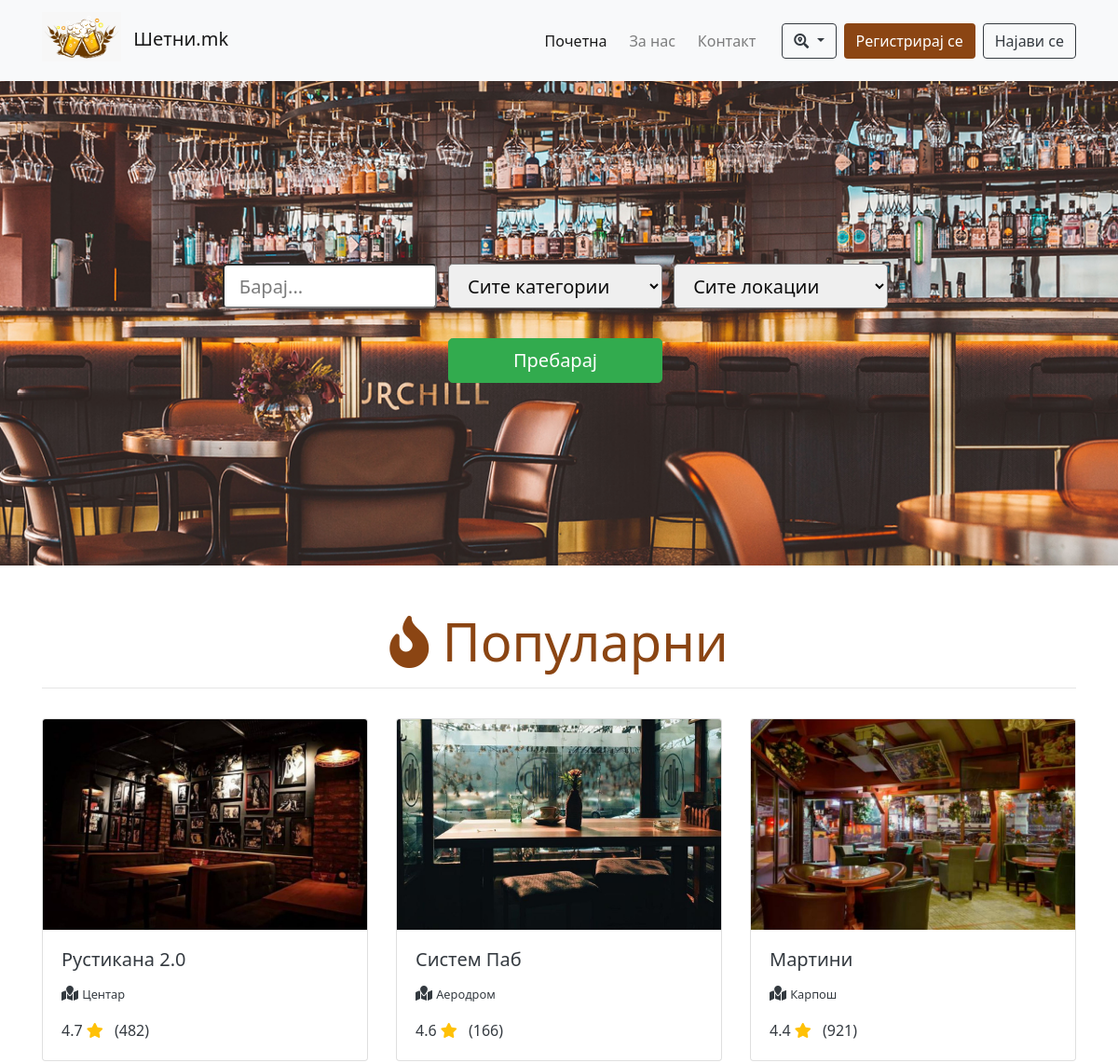
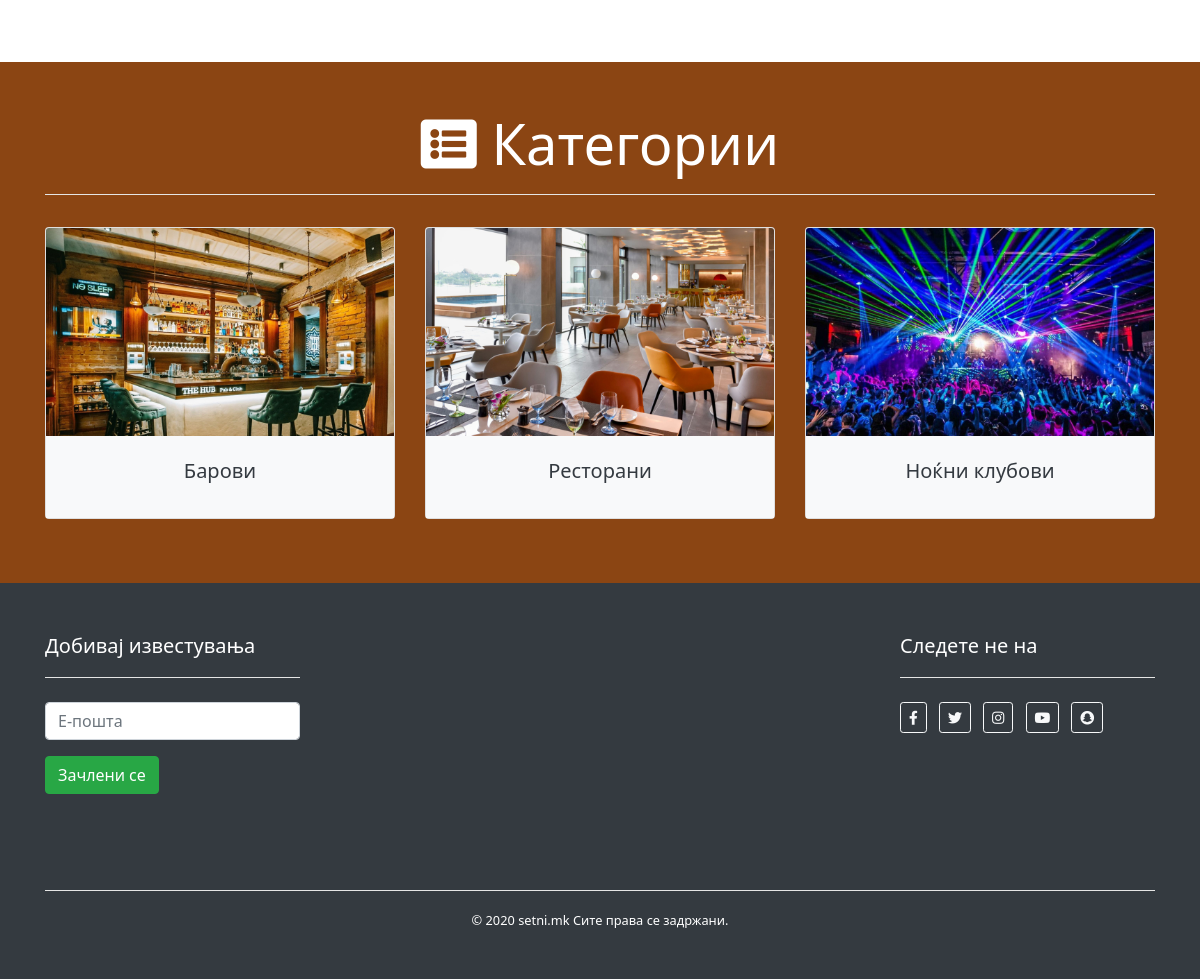
The page / on the database its author committed (2 pictures, top to bottom).
### app.py (models this page shows)
class Place(db.Model):
    __tablename__ = "place"
    id = db.Column(db.Integer, primary_key=True, autoincrement=True)
    name = db.Column(db.String, unique=True)
    description = db.Column(db.String)
    location = db.Column(db.String)
    category = db.Column(db.String)
    rating = db.Column(db.Float)  # hard-coded
    number_of_reviews = db.Column(db.Integer)  # hard-coded
    path_to_image = db.Column(db.String)
    price = db.Column(db.Integer)

### app.py (the view)
@app.route('/')
def index():
    popular_places = db.session.query(Place).order_by(Place.rating.desc()).all()[:6]
    return render_template("index.html", popular_places=popular_places)

### templates/index.html (shortened to what this page needs)
<!DOCTYPE html>
<html lang="en">
<head>
    <link href="../static/css/styles.css" rel="stylesheet" type="text/css">
    <link href="../static/vendor/bootstrap/css/bootstrap.css" rel="stylesheet" type="text/css">
    <link href="../static/vendor/fontawesome/css/all.css" rel="stylesheet" type="text/css">
</head>
<body>
<nav class="navbar navbar-expand-lg navbar-light bg-light">
    <div class="container">
        <a href="/" class="navbar-brand">
            <img id="logo" src="../static/img/Logo.png" alt="Logo" class="img-fluid mr-2 pb-2"/>
            <span class="lead">Шетни.mk</span>
        </a>
        <div id="navbarContent" class="collapse navbar-collapse">
            <ul class="navbar-nav ml-auto mr-3 mb-3 mb-lg-0">
                <li class="nav-item mx-1 active">
                    <a href="/" class="nav-link">Почетна</a>
                </li>
                <li class="nav-item mx-1">
                    <a href="/about" class="nav-link">За нас</a>
                </li>
                <li class="nav-item mx-1">
                    <a href="/contact" class="nav-link">Контакт</a>
                </li>
            </ul>
            <div class="dropdown d-md-inline mr-2 my-3 my-lg-0">
                <button class="btn btn-outline-dark dropdown-toggle" type="button" id="locationsDropdownMenuButton"
                        data-toggle="dropdown" aria-haspopup="true" aria-expanded="false">
                    <i class="fa fa-search-location"></i>
                </button>
            </div>
            {% if current_user.is_authenticated %}
                <h6 class="d-inline text-success mt-2 ml-3 ml-lg-4 mr-4">
                    <div class="dropdown d-inline">
                        <a href="#" class="dropdown-toggle text-success text-decoration-none" type="button"
                           id="userDropdownMenuButton" data-toggle="dropdown" aria-haspopup="true"
                           aria-expanded="false">
                            {{ current_user.username }}
                        </a>
                        <div class="dropdown-menu" aria-labelledby="userDropdownMenuButton">
                            <a href="/reservations" class="dropdown-item">Мои резервации</a>
                        </div>
                    </div>
                </h6>
                <a href="/logout" class="btn btn-danger">
                    Одјави се
                </a>
            {% else %}
                <a href="/register" id="registerButton" class="btn mr-2">
                    Регистрирај се
                </a>
                <a href="/login" class="btn btn-outline-dark">
                    Најави се
                </a>
            {% endif %}
        </div>
    </div>
</nav>
<header id="header" class="mb-5">
    <div class="container text-center text-white">
        <div class="row">
            <div class="col">
                <form method="get" action="{{ url_for("places") }}">
                    <div class="mb-2">
                        <input name="query" type="search" class="searchControl form-control-lg d-md-inline mb-4 mr-2"
                               placeholder="Барај...">
                        <div class="form-group d-lg-inline mb-4 mr-2">
                            <select name="category" class="searchControl form-control-lg">
                                <option value="0">Сите категории</option>
                            </select>
                        </div>
                        <div class="form-group d-lg-inline mb-4 mr-2">
                            <select name="location" class="searchControl form-control-lg">
                                <option value="0">Сите локации</option>
                            </select>
                        </div>
                    </div>
                    <button class="searchControl btn btn-success btn-lg mr-2">Пребарај</button>
                </form>
            </div>
        </div>
    </div>
</header>
<section class="container mb-5">
    <h1 id="headingPopular" class="display-4 text-center">
        <i class="fa fa-fire"></i>
        Популарни
    </h1>
    <hr/>
    <div class="row">
        {% for place in popular_places %}
            <div class="col-12 col-md-6 col-lg-4 my-3">
                <a href="/place/{{ place.id }}" class="text-dark text-decoration-none">
                    <div class="card">
                        <img src="{{ place.path_to_image }}" alt="Photo of the place" class="card-img-top"/>
                        <div class="card-body">
                            <h5 class="card-title">{{ place.name }}</h5>
                            <div class="card-text mb-3">
                                <i class="fa fa-map-marked"></i>
                                <small>{{ place.location }}</small>
                            </div>
                            <div>
                                <span>{{ place.rating }}</span>
                                <i class="fa fa-star text-warning"></i>
                                <span class="ml-2">({{ place.number_of_reviews }})</span>
                            </div>
                        </div>
                    </div>
                </a>
            </div>
        {% endfor %}
    </div>
</section>
<section id="categoriesSection">
    <div class="container py-5">
        <h1 class="display-4 text-center text-white">
            <i class="fa fa-list-alt"></i>
            Категории
        </h1>
        <hr class="bg-white"/>
        <div class="row">
            <div class="col-12 col-md-4 my-3">
                <a href="/places?category=1" class="text-dark text-decoration-none">
                    <div class="card">
                        <img src="../static/img/Bar.jpg" alt="Bar photo" class="card-img-top"/>
                        <div class="card-body bg-light">
                            <p class="card-title text-center lead">Барови</p>
                        </div>
                    </div>
                </a>
            </div>
            <div class="col-12 col-md-4 my-3">
                <a href="/places?category=2" class="text-dark text-decoration-none">
                    <div class="card">
                        <img src="../static/img/Restaurant.jpg" alt="Restaurant photo" class="card-img-top"/>
                        <div class="card-body bg-light">
                            <p class="card-title text-center lead">Ресторани</p>
                        </div>
                    </div>
                </a>
            </div>
            <div class="col-12 col-md-4 my-3">
                <a href="/places?category=3" class="text-dark text-decoration-none">
                    <div class="card">
                        <img src="../static/img/NightClub.jpg" alt="Night club photo" class="card-img-top"/>
                        <div class="card-body bg-light">
                            <p class="card-title text-center lead">Ноќни клубови</p>
                        </div>
                    </div>
                </a>
            </div>
        </div>
    </div>
</section>
<footer class="py-5 bg-dark text-white">
    <div class="container">
        <div class="row d-flex justify-content-between">
            <div class="col-12 col-sm-6 col-xl-3 mb-5">
                <p class="lead">Добивај известувања</p>
                <hr class="bg-white mb-4"/>
                <input type="email" class="form-control mb-3" placeholder="Е-пошта"/>
                <a href="/" class="btn btn-success">Зачлени се</a>
            </div>
            <div class="col-12 col-sm-6 col-xl-3">
                <p class="lead">Следете не на</p>
                <hr class="bg-white mb-4"/>
                <a href="http://facebook.com" class="btn btn-sm btn-outline-light mr-2 mb-2">
                    <i class="fab fa-facebook-f"></i>
                </a>
                <a href="http://twitter.com" class="btn btn-sm btn-outline-light mr-2 mb-2">
                    <i class="fab fa-twitter"></i>
                </a>
                <a href="http://instagram.com" class="btn btn-sm btn-outline-light mr-2 mb-2">
                    <i class="fab fa-instagram"></i>
                </a>
                <a href="http://youtube.com" class="btn btn-sm btn-outline-light mr-2 mb-2">
                    <i class="fab fa-youtube"></i>
                </a>
                <a href="http://snapchat.com" class="btn btn-sm btn-outline-light mr-2 mb-2">
                    <i class="fab fa-snapchat"></i>
                </a>
            </div>
        </div>
        <hr class="bg-white mt-5"/>
        <div class="text-center">
            <small>&copy; 2020 setni.mk Сите права се задржани.</small>
        </div>
    </div>
</footer>
</body>
</html>

### static/css/styles.css (style rules this page uses)
* { font-family: "Segoe UI", Helvetic, sans-serif; }
#logo { max-width: 85px; max-height: 85px; }
#registerButton { background: saddlebrown; color: white; }
#header { display: flex; justify-content: center; align-items: center; background: url('../img/Header.jpg') no-repeat scroll center center; opacity: 95%; height: 65vh; -webkit-background-size: cover; -moz-background-size: cover; -o-background-size: cover; background-size: cover; }
.searchControl { width: 230px; }
#headingPopular { color: saddlebrown; }
#categoriesSection { background: saddlebrown; }

### rows shown on the page
Place: path_to_image (picture), name "Рустикана 2.0", location "Центар", rating "4.7", number_of_reviews "482"
Place: path_to_image (picture), name "Систем Паб", location "Аеродром", rating "4.6", number_of_reviews "166"
Place: path_to_image (picture), name "Мартини", location "Карпош", rating "4.4", number_of_reviews "921"
